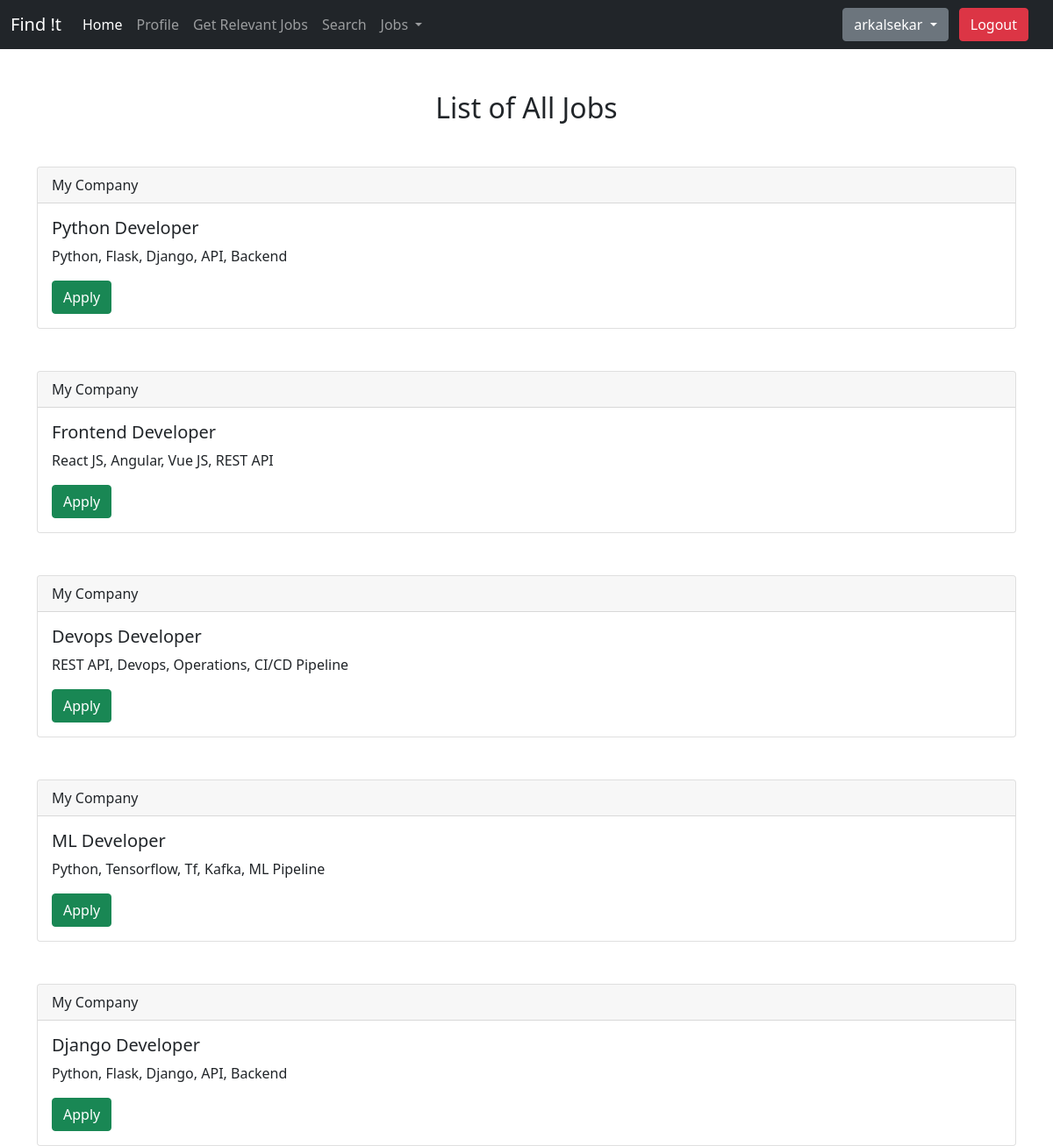
Screenshot of / (signed in) with the database file from the repository.
### home/models.py (models this page shows, shortened)
class Job(models.Model):
    company_name = models.CharField(max_length=100, blank=True, null=True, default="My Company")
    title = models.CharField(max_length=100, blank=True, null=True, default="Developer")
    job_description = models.CharField(max_length=500, blank=True, null=True)
    tags = models.CharField(max_length=100, blank=True, null=True)

### home/views.py (the view)
# urls.py: path('', views.index, name='index'),
def index(request):
    all_jobs = Job.objects.all()
    data = {"all_jobs": all_jobs}
    return render(request, 'index.html', context=data)

### templates/index.html (shortened to what this page needs)
{% extends 'base.html' %}
{% block homeActive %}
active
{% endblock homeActive %}
{% block body %}
<div class="container mt-5">
	<h2 class="text-center"> List of All Jobs </h2>
    {% for i in all_jobs %}
        <div class="card mt-5">
            <div class="card-header">
                {{ i.company_name }}
            </div>
            <div class="card-body">
                <h5 class="card-title"> {{ i.title }} </h5>
                <p class="card-text"> {{ i.job_description }} </p>
                <a href="#" class="btn btn-success"> Apply </a>
            </div>
        </div>
        {% endfor %}
</div>
{% endblock body %}

### templates/base.html (shortened to what this page needs)
<!doctype html>
<html lang="en">
<head>
  <link href="https://cdn.jsdelivr.net/npm/bootstrap@5.0.1/dist/css/bootstrap.min.css" rel="stylesheet"
>
</head>
<body>
  <nav class="navbar navbar-expand-lg navbar-dark bg-dark">
    <div class="container-fluid">
      <a class="navbar-brand" href="/"> Find !t </a>
      <div class="collapse navbar-collapse" id="navbarSupportedContent">
        <ul class="navbar-nav me-auto mb-2 mb-lg-0">
          <li class="nav-item">
            <a class="nav-link {% block homeActive %}{% endblock homeActive %}" href="/">Home</a>
          </li>
          {% if user.is_authenticated %}
          <li class="nav-item">
            <a class="nav-link {% block profileActive %}{% endblock profileActive %}" href="{% url 'profile' %}">Profile</a>
          </li>
          <li class="nav-item">
            <a class="nav-link {% block relevantActive %}{% endblock relevantActive %}" href="{% url 'relevant' %}">Get Relevant Jobs</a>
          </li>
          <li class="nav-item">
            <a class="nav-link {% block searchActive %}{% endblock searchActive %}" href="/search?query">Search</a>
          </li>
          <li class="nav-item dropdown">
            <a class="nav-link dropdown-toggle" href="#" id="navbarDropdown" role="button" data-toggle="dropdown" aria-haspopup="true" aria-expanded="false">
              Jobs
            </a>
          </li>
          {% endif %}
        </ul>
        {% if user.is_authenticated %}
        <div class="dropdown mx-2">
          <button class="btn btn-secondary dropdown-toggle" type="button" id="user-details" data-bs-toggle="dropdown"
            aria-expanded="false">
            {{user.username}}
          </button>
          <a href="/logout" class="btn btn-danger mx-2"> Logout</a>
        </div>
        {% endif %}
      </div>
    </div>
  </nav>
  {% block body %}
  {% endblock body %}
</body>
</html>

### rows the page displays
Job: company_name "My Company", title "Python Developer", job_description "Python, Flask, Django, API, Backend"
Job: company_name "My Company", title "Frontend Developer", job_description "React JS, Angular, Vue JS, REST API"
Job: company_name "My Company", title "Devops Developer", job_description "REST API, Devops, Operations, CI/CD Pipeline"
Job: company_name "My Company", title "ML Developer", job_description "Python, Tensorflow, Tf, Kafka, ML Pipeline"
Job: company_name "My Company", title "Django Developer", job_description "Python, Flask, Django, API, Backend"

### other values shown
{{ user.username }} "arkalsekar"
